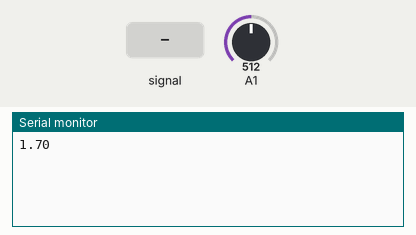
This sketch was run on a simulated Arduino Uno, built with avr-gcc and run on an emulated ATmega328P. Shown: the last lines printed to the serial monitor. The test bench sets the inputs (shaded band); at power-on: A1 = 512.

Above: at 1.2 s.
1.3 s: A1 fed a 2 Hz sine of ±306 counts around its level
At 2.7 s:
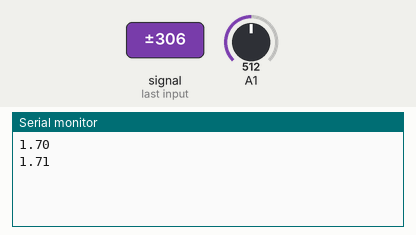
2.8 s: A1 set to 716
At 3.9 s:
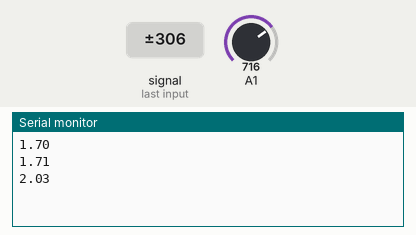
4.3 s: A1 fed a 200 Hz sine of ±81 counts around its level
At 5.7 s:
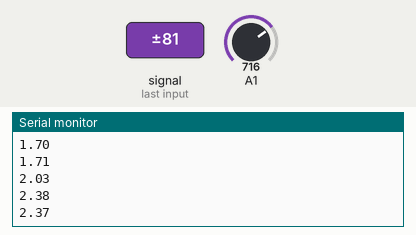
5.8 s: A1 set to 900
At 7.6 s:
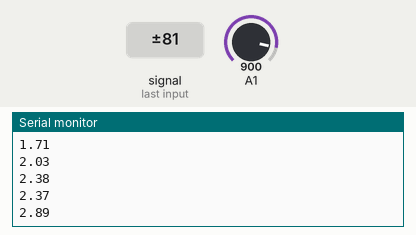
Timing chart, 0 to 8.3 s (numbered marks = the images above; inputs shaded):
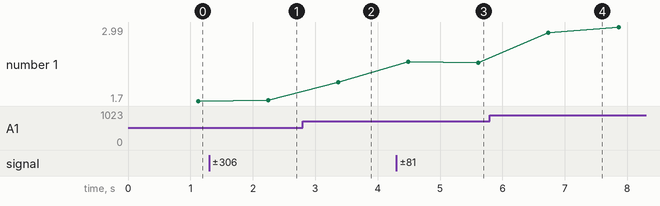

Measured:
- after the input at 1.3 s, the serial monitor: prints a new line after 0.95 s (image 1)
- after the input at 2.8 s, the serial monitor: prints a new line after 0.57 s (image 2)
- after the input at 4.3 s, the serial monitor: prints a new line after 1.3 s (image 3)
- after the input at 5.8 s, the serial monitor: prints a new line after 0.94 s (image 4)
- plotted number 1: 1.7 → 1.71 after the input at 1.3 s, 1.71 → 2.03 after the input at 2.8 s, 2.03 → 2.37 after the input at 4.3 s, 2.37 → 2.99 after the input at 5.8 s

The sketch:

cod_baterie.ino
```cpp
long s=0;
float aux;
int nr=0;
// the setup routine runs once when you press reset:
void setup() {
  // initialize serial communication at 9600 bits per second:
  Serial.begin(38400);
}

// the loop routine runs over and over again forever:
void loop() {
  // read the input on analog pin 0:
  int sensorValue = analogRead(A1);
  s+=sensorValue;
  nr++;
  if(nr==10000){
    s/=10000;

    aux=s*3.4/1024;
    Serial.println(aux);
    s=0;
    nr=0;
  }


}
```
